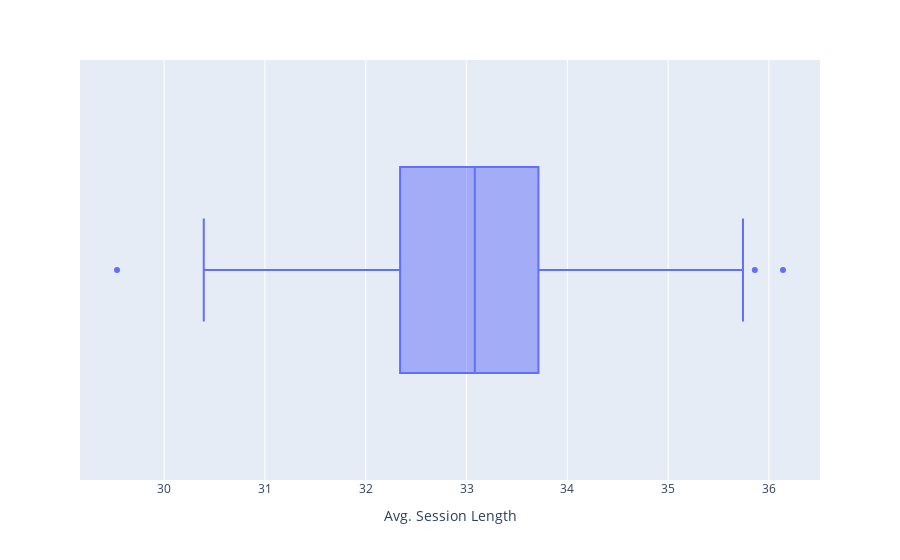
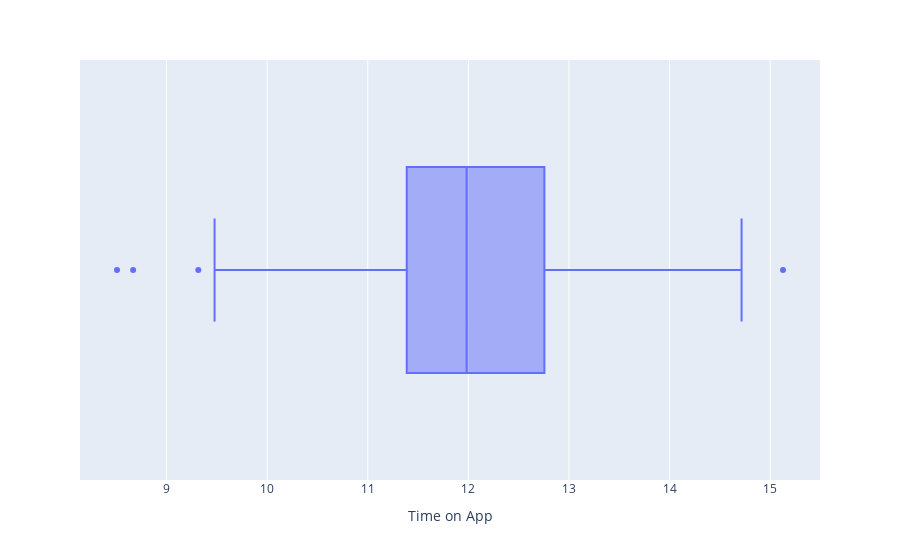
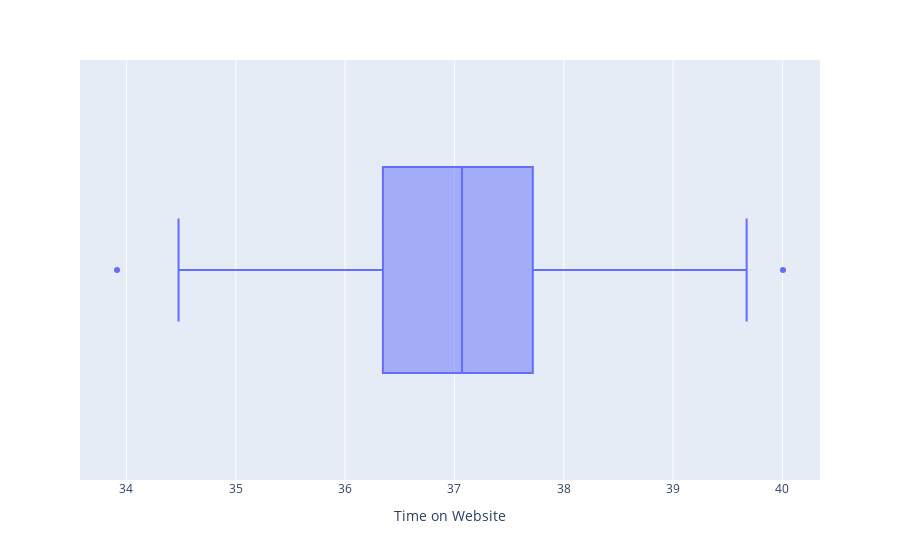
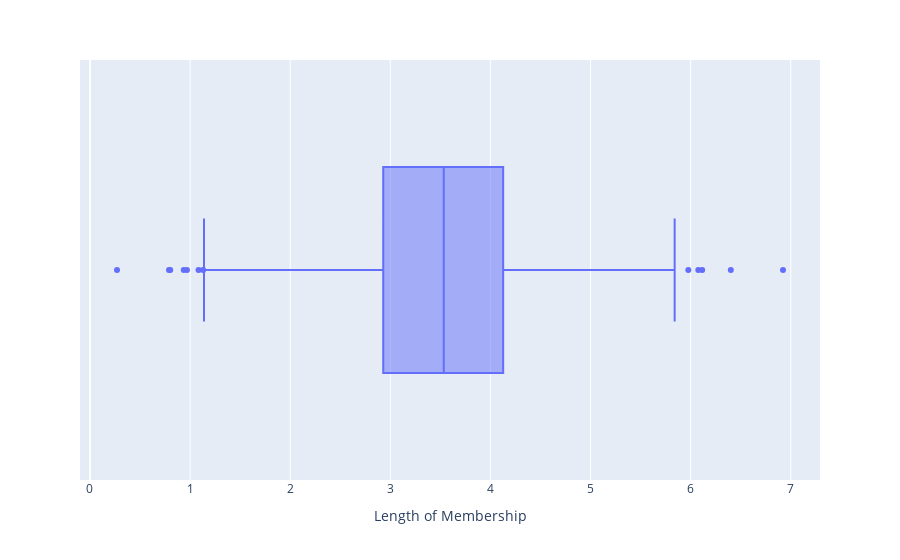

Here is the notebook cell these charts were saved with, in order:
### Code cell
for col in df.columns:
    fig=px.box(df,x=col)
    fig.show()

### Figure 1 — Plotly figure (JSON) as saved in the notebook; plotly's stock layout.template omitted (floating-point values rounded to 4 significant figures; data arrays with more than 128 entries replaced by an {"elided": "..."} marker saying what was removed)
{"data": [{"alignmentgroup": "True", "hovertemplate": "Avg. Session Length=%{x}<extra></extra>", "legendgroup": "", "marker": {"color": "#636efa"}, "name": "", "notched": false, "offsetgroup": "", "orientation": "h", "showlegend": false, "type": "box", "x": {"elided": "500 float values"}, "x0": " ", "xaxis": "x", "y0": " ", "yaxis": "y"}], "layout": {"boxmode": "group", "legend": {"tracegroupgap": 0}, "margin": {"t": 60}, "xaxis": {"anchor": "y", "domain": [0, 1], "title": {"text": "Avg. Session Length"}}, "yaxis": {"anchor": "x", "domain": [0, 1]}}}

### Figure 2 — Plotly figure (JSON) as saved in the notebook; plotly's stock layout.template omitted (floating-point values rounded to 4 significant figures; data arrays with more than 128 entries replaced by an {"elided": "..."} marker saying what was removed)
{"data": [{"alignmentgroup": "True", "hovertemplate": "Time on App=%{x}<extra></extra>", "legendgroup": "", "marker": {"color": "#636efa"}, "name": "", "notched": false, "offsetgroup": "", "orientation": "h", "showlegend": false, "type": "box", "x": {"elided": "500 float values"}, "x0": " ", "xaxis": "x", "y0": " ", "yaxis": "y"}], "layout": {"boxmode": "group", "legend": {"tracegroupgap": 0}, "margin": {"t": 60}, "xaxis": {"anchor": "y", "domain": [0, 1], "title": {"text": "Time on App"}}, "yaxis": {"anchor": "x", "domain": [0, 1]}}}

### Figure 3 — Plotly figure (JSON) as saved in the notebook; plotly's stock layout.template omitted (floating-point values rounded to 4 significant figures; data arrays with more than 128 entries replaced by an {"elided": "..."} marker saying what was removed)
{"data": [{"alignmentgroup": "True", "hovertemplate": "Time on Website=%{x}<extra></extra>", "legendgroup": "", "marker": {"color": "#636efa"}, "name": "", "notched": false, "offsetgroup": "", "orientation": "h", "showlegend": false, "type": "box", "x": {"elided": "500 float values"}, "x0": " ", "xaxis": "x", "y0": " ", "yaxis": "y"}], "layout": {"boxmode": "group", "legend": {"tracegroupgap": 0}, "margin": {"t": 60}, "xaxis": {"anchor": "y", "domain": [0, 1], "title": {"text": "Time on Website"}}, "yaxis": {"anchor": "x", "domain": [0, 1]}}}

### Figure 4 — Plotly figure (JSON) as saved in the notebook; plotly's stock layout.template omitted (floating-point values rounded to 4 significant figures; data arrays with more than 128 entries replaced by an {"elided": "..."} marker saying what was removed)
{"data": [{"alignmentgroup": "True", "hovertemplate": "Length of Membership=%{x}<extra></extra>", "legendgroup": "", "marker": {"color": "#636efa"}, "name": "", "notched": false, "offsetgroup": "", "orientation": "h", "showlegend": false, "type": "box", "x": {"elided": "500 float values"}, "x0": " ", "xaxis": "x", "y0": " ", "yaxis": "y"}], "layout": {"boxmode": "group", "legend": {"tracegroupgap": 0}, "margin": {"t": 60}, "xaxis": {"anchor": "y", "domain": [0, 1], "title": {"text": "Length of Membership"}}, "yaxis": {"anchor": "x", "domain": [0, 1]}}}
